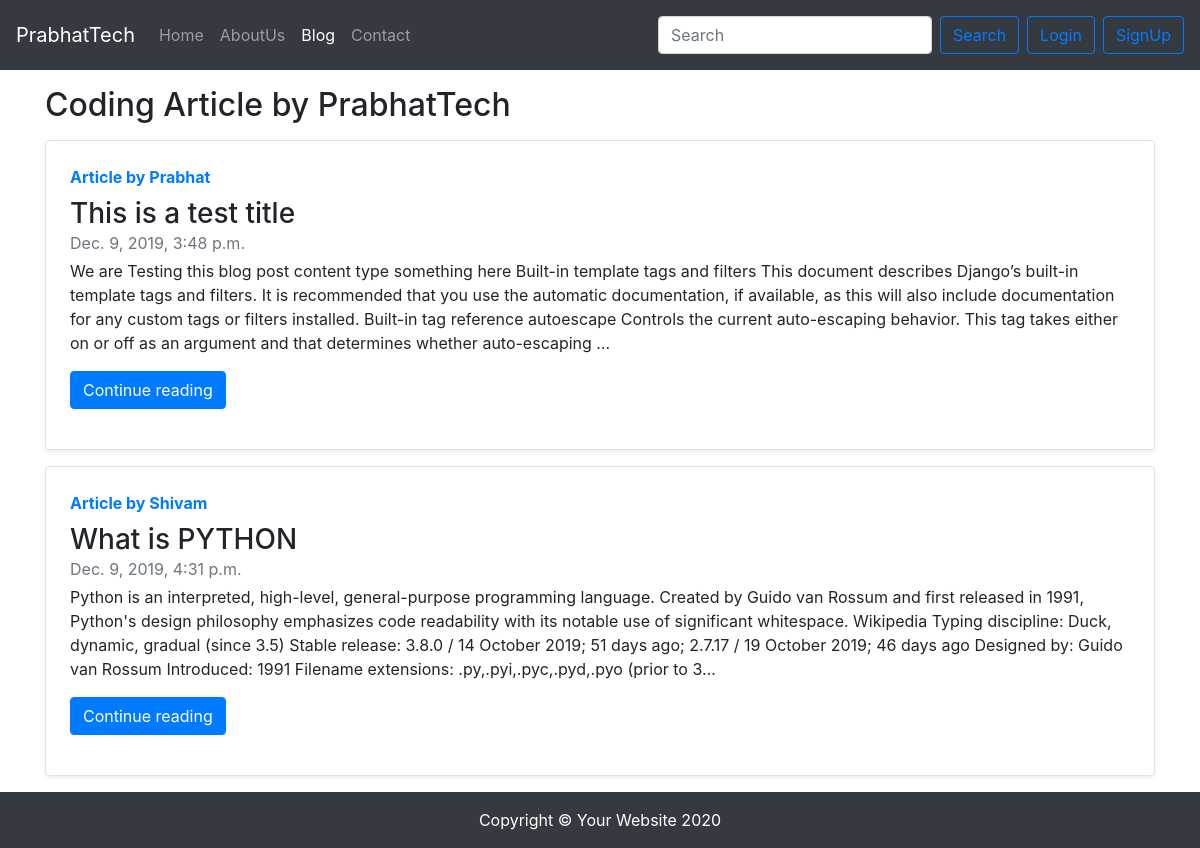
Screenshot of /blog/ with the database file from the repository.
### blog/models.py (models this page shows, shortened)
class Post(models.Model):
    sno = models.AutoField(primary_key=True)
    title = models.CharField(max_length=500)
    content = models.TextField()
    author = models.CharField(max_length=100)
    slug =  models.CharField(max_length=130)
    timestamp = models.DateTimeField()

### blog/views.py (the view)
# urls.py: path('',views.blogHome , name="blogHome" ),
def blogHome(request):
    allPosts = Post.objects.all()
    context = {'allPosts' : allPosts}
    return render(request,'blog/blogHome.html', context)

### templates/blog/blogHome.html (shortened to what this page needs)
{% extends 'base.html' %}
{% block blogactive %} active {% endblock %}
{% block body %}
<div class="container my-3">
<h2>Coding Article by PrabhatTech</h2>
{% for post  in allPosts %}
    <div class="row no-gutters border rounded overflow-hidden flex-md-row my-3 mb-3 shadow-sm h-md-250 position-relative">
        <div class="col p-4 d-flex flex-column position-static">
          <strong class="d-inline-block mb-2 text-primary">Article by {{post.author}} </strong>
          <h3 class="mb-0">{{post.title}}</h3>
          <div class="mb-1 text-muted">{{post.timestamp}}</div>
          <p class="card-text mb-auto">{{post.content| truncatechars:500 }}</p>
          <div><a href="/blog/{{post.slug}}" role="button" class="btn btn-primary my-3">Continue reading</a></div>
        </div>
    </div>
    {% endfor %}
</div>
{% endblock body %}

### rows the page displays
Post: author "Prabhat", title "This is a test title", timestamp "Dec. 9, 2019, 3:48 p.m.", content "We are Testing this blog post content type something here Built-in template tags and filters This document describes Django’s built-in template tags and filters. It is recommended that you use the automatic documentation, if available, as this will also include documentation for any custom tags or filters installed. Built-in tag reference autoescape Controls the current auto-escaping behavior. This tag takes either on or off as an argument and that determines whether auto-escaping …"
Post: author "Shivam", title "What is PYTHON", timestamp "Dec. 9, 2019, 4:31 p.m.", content "Python is an interpreted, high-level, general-purpose programming language. Created by Guido van Rossum and first released in 1991, Python's design philosophy emphasizes code readability with its notable use of significant whitespace. Wikipedia Typing discipline: Duck, dynamic, gradual (since 3.5) Stable release: 3.8.0 / 14 October 2019; 51 days ago; 2.7.17 / 19 October 2019; 46 days ago Designed by: Guido van Rossum Introduced: 1991 Filename extensions: .py,.pyi,.pyc,.pyd,.pyo (prior to 3…"
